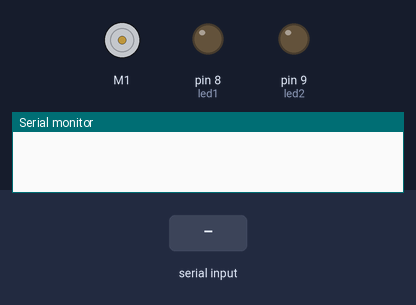
This sketch was run on a simulated Arduino Uno, built with avr-gcc and run on an emulated ATmega328P. On the bench: DC motor (green arrow = forward, orange = backward, longer = faster), output pins drawn as LEDs (lit = HIGH), the last lines printed to the serial monitor. The inputs (shaded band) are chosen by the test bench.

Above: at 1.2 s.
1.3 s: "51\n" received over the second serial link
At 2.5 s:
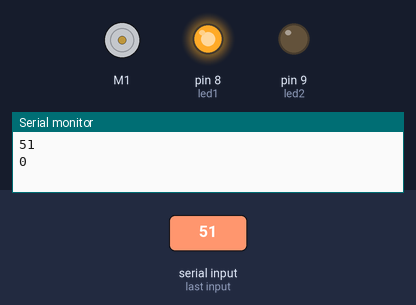
2.8 s: "21\n" received over the second serial link
At 3.7 s:
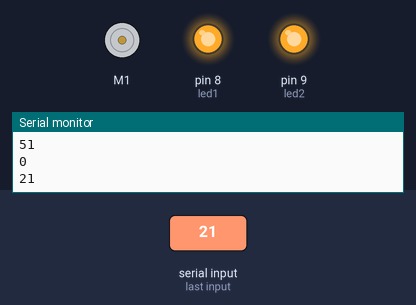
4.3 s: "50\n" received over the second serial link
At 4.9 s:
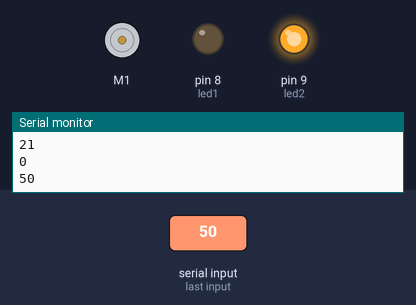
5.8 s: "20\n" received over the second serial link
At 7.2 s:
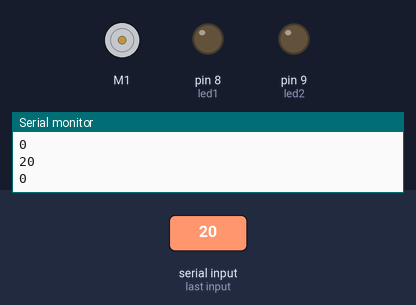
Timing chart, 0 to 8.3 s (numbered marks = the images above; inputs shaded):
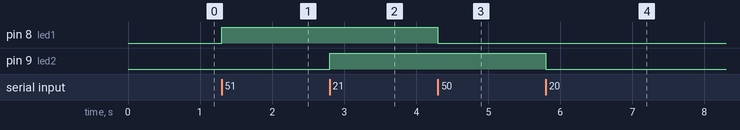

The sketch:

arduino.ino
```cpp
#include <SoftwareSerial.h>
#include <AFMotor.h>

AF_DCMotor motor1(1);
SoftwareSerial server(2,3);

const int led1 = 8;
const int led2 = 9;
long int data;

void setup() {
  Serial.begin(9600);
  server.begin(9600);
  motor1.setSpeed(255);
  pinMode(led1, OUTPUT);
  pinMode(led2, OUTPUT);
  digitalWrite(led1, LOW);
  digitalWrite(led2, LOW);
  motor1.run(RELEASE);
}

void loop() {

  if(server.available() > 0){
    data = server.parseInt();
    Serial.println(data);

    switch(data){
      case 50:
        digitalWrite(led1, LOW);
        break;
      case 51:
        digitalWrite(led1, HIGH);
        break;
      case 20:
        digitalWrite(led2, LOW);
        break;
      case 21:
        digitalWrite(led2, HIGH);
        break;
      case 40:
        motor1.run(RELEASE);
        break;
      case 41:
        motor1.run(FORWARD);
        break;
      default:
        break;
    }
  }
}
```

Measured:
- after the input at 1.3 s, pin 8 (led1): LOW → HIGH at once
- after the input at 2.8 s, pin 9 (led2): LOW → HIGH at once
- after the input at 4.3 s, pin 8 (led1): HIGH → LOW at once
- after the input at 5.8 s, pin 9 (led2): HIGH → LOW at once
